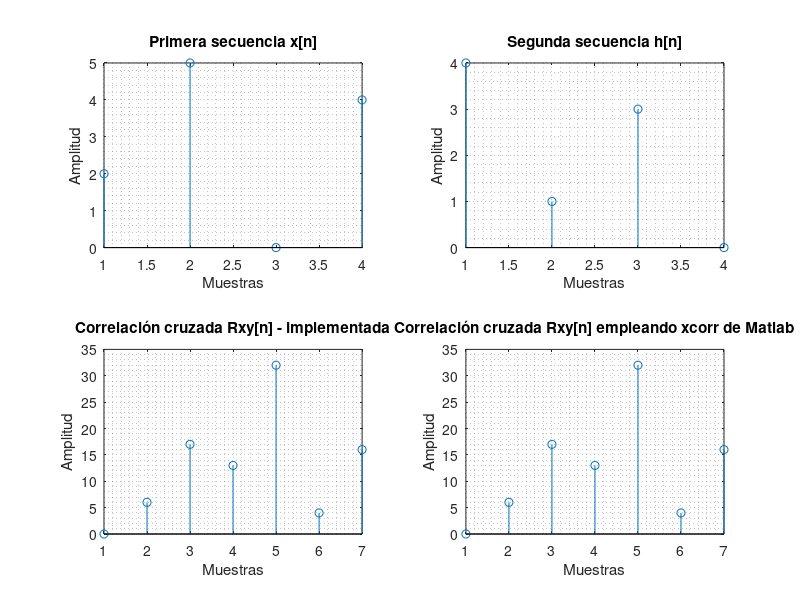

Here is the MATLAB script that generated this plot:
%% PRÁCTICA 5.8. Implementación propia de la correlación cruzada.

clc,clear all,close all
%% Implementación de la Correlación Cruzada:
x = [2 5 0 4]; % secuencia 1
h = [4 1 3 0]; % secuencia 2
Lx = length(x); % longitud de la secuencia 1
Lh = length(h); % longitud de la secuencia 2
y = fliplr(h); % inversión de la secuencia 2
%% Usando función propia de Matlab (xcorr):
z = xcorr(x,h);
disp('Correlación cruzada usando la función por defecto de matlab z[n]')
disp(z)
%% Implementación propia: correlación cruzada usando lazo 'for'
len=Lx+Lh-1;
for n=1:len
    corr(n)=0;
    for k=1:Lx
        if((n-k)>=0 && (n-k)<Lh)
            corr(n)=corr(n)+x(k).*y(n-k+1);
        end
    end
end
disp('Nuestra correlación cruzada implementada es')
disp(corr)
subplot(2, 2, 1)
stem(x)
title('Primera secuencia x[n]')
xlabel('Muestras'), ylabel('Amplitud'), grid minor
subplot(2, 2, 2)
stem(h)
title('Segunda secuencia h[n]')
xlabel('Muestras'), ylabel('Amplitud'), grid minor
subplot(2, 2, 3)
stem(z)
title('Correlación cruzada Rxy[n] - implementada')
xlabel('Muestras'), ylabel('Amplitud'), grid minor
subplot(2,2,4)
stem(z)
title('Correlación cruzada Rxy[n] empleando xcorr de Matlab')
xlabel('Muestras'), ylabel('Amplitud'), grid minor
